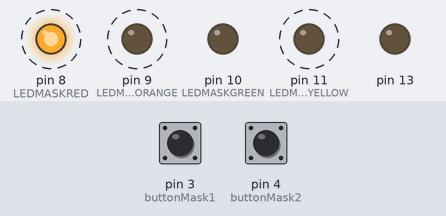
Recording of a program running on a simulated Arduino Uno, built with avr-gcc and run on an emulated ATmega328P. Parts: output pins drawn as LEDs (lit = HIGH). Dashed ring = blinking. The test bench sets the inputs (shaded band); at power-on: pin 3 (buttonMask1) HIGH, pin 4 (buttonMask2) HIGH.

Above: at 1.1 s.
1.3 s: pin 3 (buttonMask1) pulled LOW for 0.15 s
4.3 s: pin 4 (buttonMask2) pulled LOW for 0.15 s
At 4.75 s:
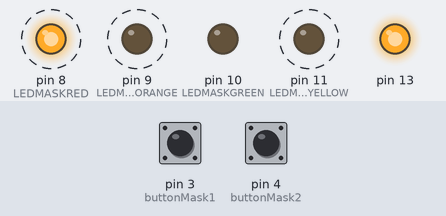
7.3 s: pin 3 (buttonMask1) pulled LOW for 1 s
At 7.45 s:
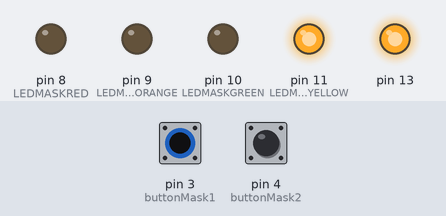
10.3 s: pin 4 (buttonMask2) pulled LOW for 1 s
At 10.65 s:
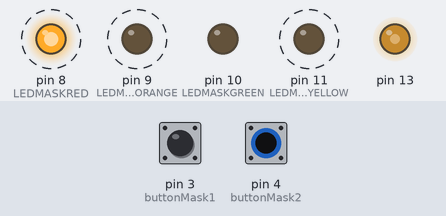
13.3 s: pin 3 (buttonMask1) pulled LOW for 0.15 s
At 13.38 s:
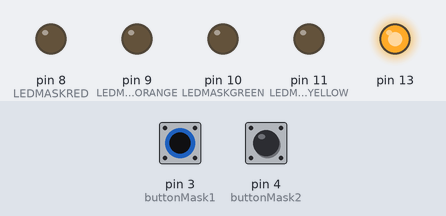
16.3 s: pin 3 (buttonMask1) pulled LOW for 3.2 s
Timing chart, 0 to 22.0 s (numbered marks = the images above; inputs shaded):
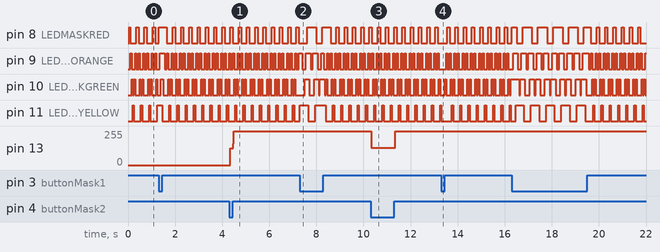

The program:

main.cpp
```cpp
#include <Arduino.h>

// (1<<PB0) is pin 8
// (1<<PB1) is pin 9
// (1<<PB2) is pin 10
// (1<<PB3) is pin 11
// (1<<PB4) is pin 12
// (1<<PB5) is pin 13

// (1<<PD7) is pin 7
// (1<<PD6) is pin 6
// (1<<PD5) is pin 5
// (1<<PD4) is pin 4
// (1<<PD3) is pin 3
// (1<<PD2) is pin 2

// PORTB is PDB
// PORTD is PDD

#define buttonMask1 (1<<PD3)
#define buttonMask2 (1<<PD4)

#define LEDMASKRED (1<<PB0)
#define LEDMASKORANGE (1<<PB1)
#define LEDMASKGREEN (1<<PB2)
#define LEDMASKYELLOW (1<<PB3)
#define LEDMASKBLUE (1<<PB4)

#define BUILTIN_LED PB5
#define BUILTINLEDMASK (1<<BUILTIN_LED)

unsigned long currentMillis = millis();
unsigned long lastDebounceTime = 0;
unsigned long debounceDelay = 50;
unsigned long interval = 50;
unsigned long intervalblink4persecond = 250;
unsigned long previousMillis = 0;
unsigned long previousMillis2 = 0;

void setup()
{
  DDRB = DDRB | LEDMASKRED | LEDMASKORANGE | LEDMASKGREEN | LEDMASKYELLOW | BUILTINLEDMASK;
  DDRD = DDRD & ~buttonMask1 & ~buttonMask2;
  PORTD = PORTD | buttonMask1 | buttonMask2;

  Serial.begin(9600);
}

void buttonhandler()
{
  int reading = PIND & buttonMask1;
  if (reading == 0)
  {
    if (lastDebounceTime == 0)
    {
      lastDebounceTime = millis();
    }
    else
    {
      if ((millis() - lastDebounceTime) > debounceDelay)
      {
        Serial.println("button pressed");
        lastDebounceTime = 0;
      }
    }
  }
}

void buttonhandler2()
{
  int reading = PIND & buttonMask2;
  if (reading == 0)
  {
    if (lastDebounceTime == 0)
    {
      lastDebounceTime = millis();
    }
    else
    {
      if ((millis() - lastDebounceTime) > debounceDelay)
      {
        Serial.println("button pressed");
        lastDebounceTime = 0;
      }
    }
  }
}

void blinkInternalLed()
{
  int reading = PIND & buttonMask2;
  if (reading == 0)
  {
    PORTB = PORTB ^ BUILTINLEDMASK;
  }
}

void blinkBlueLed()
{
  currentMillis = millis();
  if (currentMillis - previousMillis2 >= intervalblink4persecond)
  {
    previousMillis2 = currentMillis;
    static int state = 0;
    switch(state) {
      case 0:
        PORTB = PORTB | LEDMASKBLUE;
        break;
      case 1:
        PORTB = PORTB & ~LEDMASKBLUE;
        break;
    }
    state++;
    if (state == 2) {
      state = 0;
    }
  }
}

void sweep1()
{
  currentMillis = millis();
  if (currentMillis - previousMillis >= interval)
  {
    previousMillis = currentMillis;
    static int state = 0;
    switch(state) {
      case 0:
        PORTB = PORTB | LEDMASKRED;
        break;
      case 1:
        PORTB = PORTB & ~LEDMASKRED;
        PORTB = PORTB | LEDMASKORANGE;
        break;
      case 2:
        PORTB = PORTB & ~LEDMASKORANGE;
        PORTB = PORTB | LEDMASKGREEN;
        break;
      case 3:
        PORTB = PORTB & ~LEDMASKGREEN;
        PORTB = PORTB | LEDMASKYELLOW;
        break;
      case 4:
        PORTB = PORTB & ~LEDMASKYELLOW;
        PORTB = PORTB | LEDMASKGREEN;
        break;
      case 5:
        PORTB = PORTB & ~LEDMASKGREEN;
        PORTB = PORTB | LEDMASKORANGE;
        break;
      case 6:
        PORTB = PORTB & ~LEDMASKORANGE;
        PORTB = PORTB | LEDMASKRED;
        break;
    }
    state++;
    if (state == 7) {
      state = 0;
    }
  }
}

void sweep2()
{
  currentMillis = millis();
  if (currentMillis - previousMillis >= interval)
  {
    previousMillis = currentMillis;
    static int state = 0;
    switch(state) {
      case 0:
        PORTB = PORTB | LEDMASKRED;
        break;
      case 1:
        PORTB = PORTB | LEDMASKORANGE;
        break;
      case 2:
        PORTB = PORTB | LEDMASKGREEN;
        break;
      case 3:
        PORTB = PORTB | LEDMASKYELLOW;
        break;
      case 4:
        PORTB = PORTB & ~LEDMASKRED;
        break;
      case 5:
        PORTB = PORTB & ~LEDMASKORANGE;
        break;
      case 6:
        PORTB = PORTB & ~LEDMASKGREEN;
        break;
      case 7:
        PORTB = PORTB | LEDMASKGREEN;
        break;
      case 8:
        PORTB = PORTB | LEDMASKORANGE;
        break;
      case 9:
        PORTB = PORTB | LEDMASKRED;
        break;
      case 10:
        PORTB = PORTB & ~LEDMASKYELLOW;
        break;
      case 11:
        PORTB = PORTB & ~LEDMASKGREEN;
        break;
      case 12:
        PORTB = PORTB & ~LEDMASKORANGE;
        break;
    }
    state++;
    if (state == 13) {
      state = 0;
    }
  }
}

void sweepLoop()
{
  int reading = PIND & buttonMask1;
  if (reading == 0)
  {
    sweep2();
  }
  else
  {
    sweep1();
  }
}


void loop()
{
  sweepLoop();
  blinkInternalLed();
  blinkBlueLed();
}
```

Measured:
- after the input at 4.3 s, pin 13: 0/255 → 127/255 at once, → 255/255 0.12 s later
- after the input at 10.3 s, pin 13: 255/255 → 128/255 at once, → 255/255 1.0 s later
